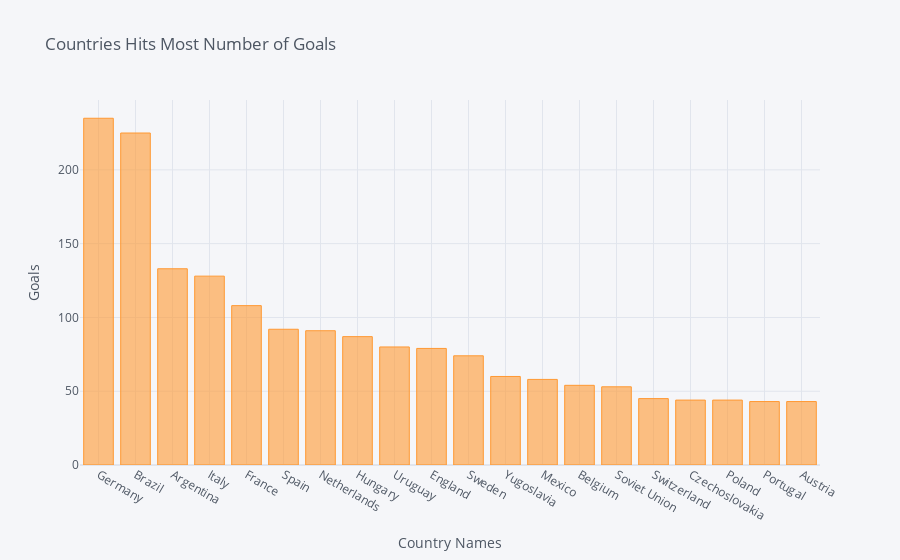

This figure's notebook cell:
### Code cell
goals[:20].iplot(kind = 'bar', xTitle = 'Country Names', yTitle = 'Goals', title = 'Countries Hits Most Number of Goals')

### Figure 1 — Plotly figure (JSON) as saved in the notebook; plotly's stock layout.template omitted (floating-point values rounded to 4 significant figures)
{"data": [{"marker": {"color": "rgba(255, 153, 51, 0.6)", "line": {"color": "rgba(255, 153, 51, 1.0)", "width": 1}}, "name": "Goals", "orientation": "v", "text": "", "type": "bar", "x": ["Germany", "Brazil", "Argentina", "Italy", "France", "Spain", "Netherlands", "Hungary", "Uruguay", "England", "Sweden", "Yugoslavia", "Mexico", "Belgium", "Soviet Union", "Switzerland", "Czechoslovakia", "Poland", "Portugal", "Austria"], "y": [235, 225, 133, 128, 108, 92, 91, 87, 80, 79, 74, 60, 58, 54, 53, 45, 44, 44, 43, 43]}], "layout": {"legend": {"bgcolor": "#F5F6F9", "font": {"color": "#4D5663"}}, "paper_bgcolor": "#F5F6F9", "plot_bgcolor": "#F5F6F9", "title": {"font": {"color": "#4D5663"}, "text": "Countries Hits Most Number of Goals"}, "xaxis": {"gridcolor": "#E1E5ED", "showgrid": true, "tickfont": {"color": "#4D5663"}, "title": {"font": {"color": "#4D5663"}, "text": "Country Names"}, "zerolinecolor": "#E1E5ED", "type": "category", "range": [-0.5, 19.5], "autorange": true}, "yaxis": {"gridcolor": "#E1E5ED", "showgrid": true, "tickfont": {"color": "#4D5663"}, "title": {"font": {"color": "#4D5663"}, "text": "Goals"}, "zerolinecolor": "#E1E5ED", "type": "linear", "range": [0, 247.4], "autorange": true}, "autosize": true}}
